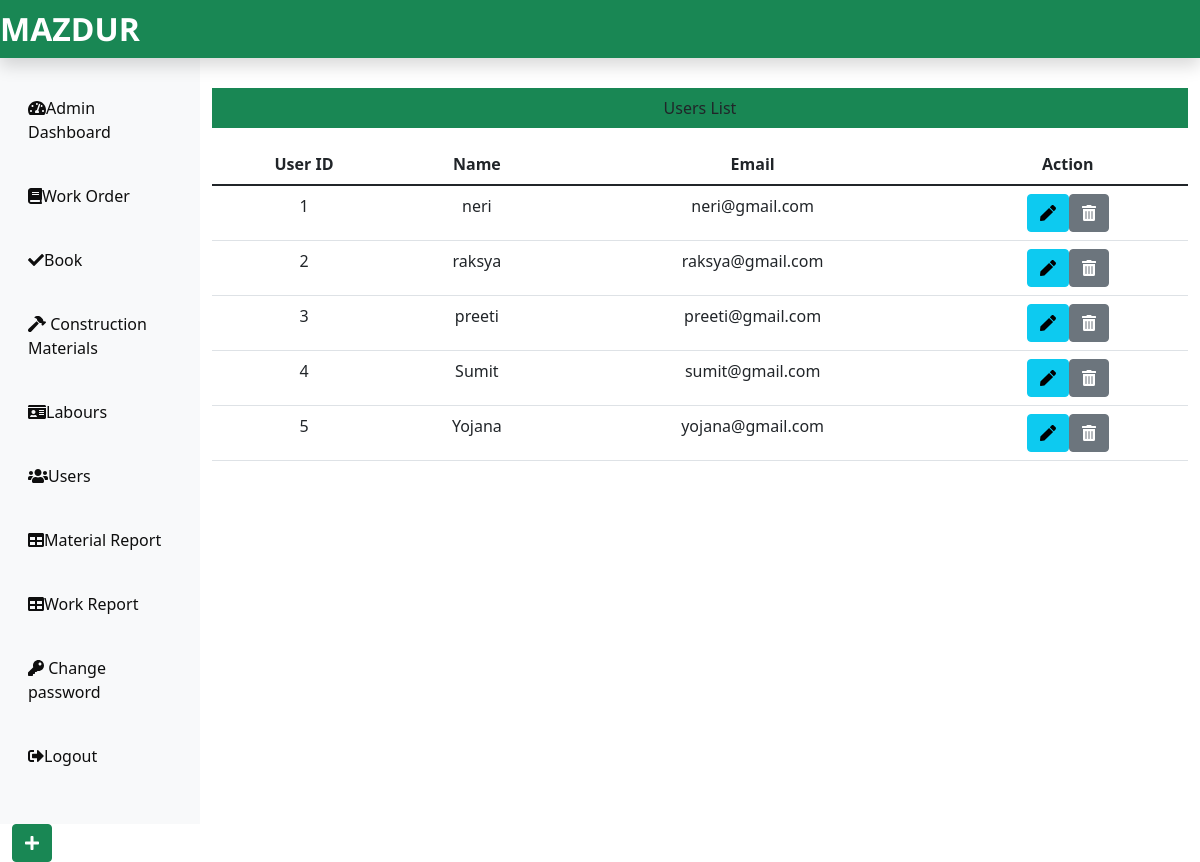
The page /Admin/users.php (signed in) on the database its author committed.
### tables this page shows
CREATE TABLE `userlogin_tb` (
  `u_login_id` int(11) NOT NULL,
  `u_name` varchar(60) NOT NULL,
  `u_email` varchar(60) NOT NULL,
  `u_password` varchar(60) NOT NULL
);

### Admin/users.php (the view, shortened to what this page needs)
<?php
include('../dbConnection.php');
include('includes/header.php');
?>
<div class="col-sm-9 col-md-10 mt-5 text-center">
    <p class="bg-success text-White p-2">Users List</p>
<?php
$sql ="SELECT * FROM userlogin_tb";
$result = $conn->query($sql);
if($result->num_rows > 0){
  echo '<table class="table">';
  echo '<thead>';
  echo '<tr>';
  echo '<th scope="col">User ID</th>';
  echo '<th scope="col">Name</th>';
  echo '<th scope="col">Email</th>';
  echo '<th scope="col">Action</th>';
  echo '</tr>';
  echo '</thead>';
  echo '<tbody>';
    while ($row = $result->fetch_assoc()){
        echo '<tr>';
        echo '<td>'.$row['u_login_id'].'</td>';
        echo '<td>'.$row['u_name'].'</td>';
        echo '<td>'.$row['u_email'].'</td>';
        echo '<td>';
        echo '<form action="editusers.php" method="POST" class="d-inline mr-2">';
        echo '<input type="hidden" name="id" value='.$row['u_login_id'].'><button class="btn btn-info mr-3" name="edit" value="Edit" type="submit"><i class="fas fa-pen"></i></button>';
        echo '</form>';
        echo '<form action="" method="POST" class="d-inline">';
        echo '<input type="hidden" name="id" value='.$row['u_login_id'].'><button class="btn btn-secondary" name="remove" value="Remove"><i class="fas fa-trash-alt"></i></button>';
        echo '</form>';
        echo '</td>';
        echo '</tr>';
    }
  echo '</table>';
}else{
    echo '0 Result';
}
?>
</div>
    </div>
    <div class="float-right">
    <a href="adduser.php" class="btn btn-success" >
    <i class="fas fa-plus "></i></a></div>
        </div>
</body>
</html>

### rows shown on the page
userlogin_tb: u_login_id "1", u_name "neri", u_email "neri@gmail.com"
userlogin_tb: u_login_id "2", u_name "raksya", u_email "raksya@gmail.com"
userlogin_tb: u_login_id "3", u_name "preeti", u_email "preeti@gmail.com"
userlogin_tb: u_login_id "4", u_name "Sumit", u_email "sumit@gmail.com"
userlogin_tb: u_login_id "5", u_name "Yojana", u_email "yojana@gmail.com"
